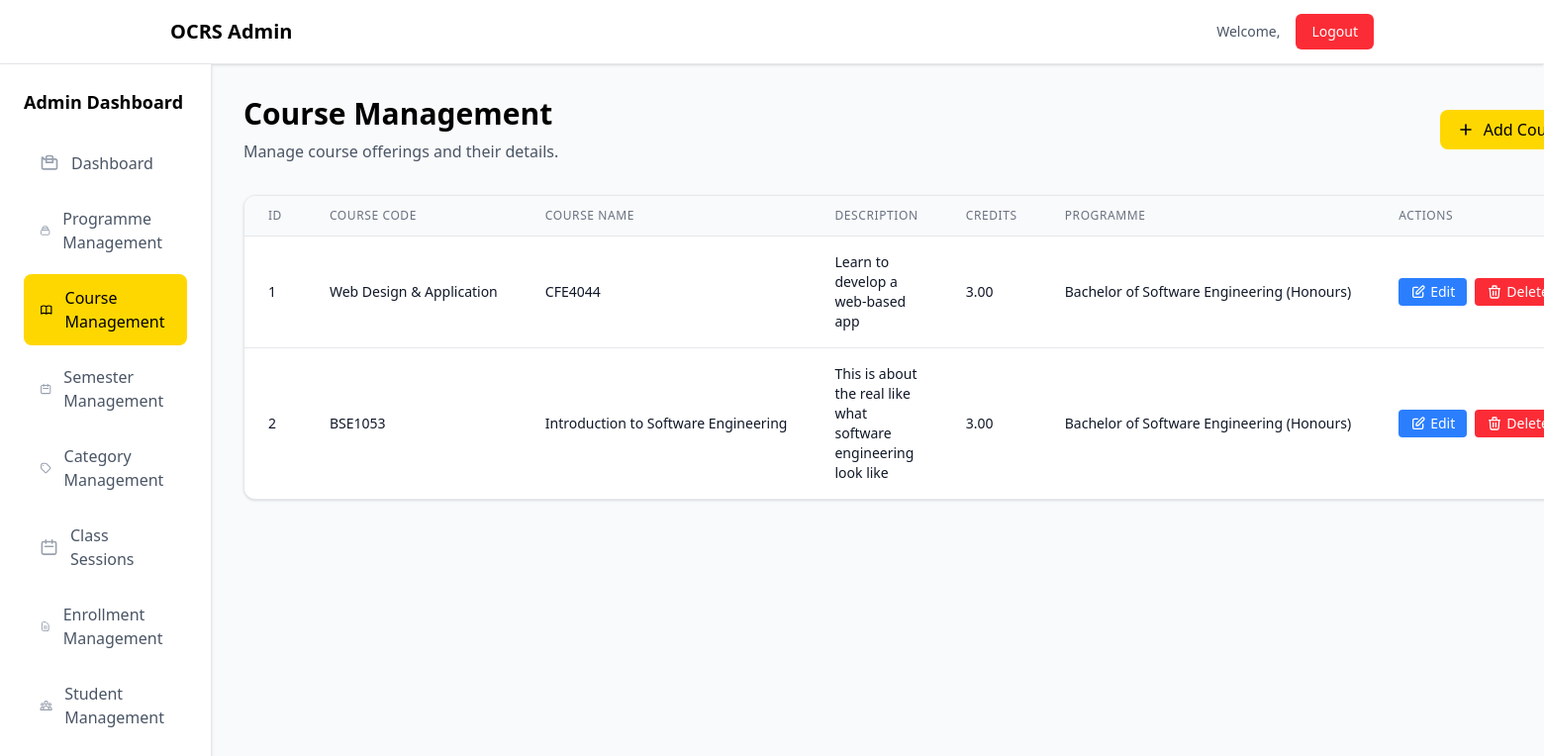
Screenshot of /admin/course.php with the database file from the repository.
### tables this page shows
CREATE TABLE `courses` (
  `course_id` int(11) NOT NULL,
  `course_code` varchar(100) NOT NULL,
  `course_name` varchar(100) NOT NULL,
  `description` text NOT NULL,
  `credits` decimal(5,2) NOT NULL,
  `prog_id` int(11) NOT NULL,
  `created_by` int(11) NOT NULL,
  `created_at` datetime NOT NULL,
  `updated_at` datetime NOT NULL
);

CREATE TABLE `programmes` (
  `prog_id` int(11) NOT NULL,
  `prog_name` varchar(100) NOT NULL,
  `prog_code` varchar(100) NOT NULL,
  `prog_desc` text NOT NULL,
  `duration` decimal(5,2) NOT NULL,
  `total_credit` int(11) DEFAULT NULL,
  `created_at` datetime NOT NULL,
  `updated_at` datetime NOT NULL
);

### admin/course.php (the view, shortened to what this page needs)
<?php
    require_once '../header.php';
    $sql = "SELECT courses.*, programmes.prog_name FROM courses JOIN programmes ON courses.prog_id = programmes.prog_id";
    $stmt = $pdo->prepare($sql);
    $stmt->execute();
    $courses = $stmt->fetchAll(PDO::FETCH_ASSOC);
?>
<div class="min-h-screen bg-gray-50">
    <div class="bg-white shadow-sm border-b border-gray-200">
        <div class="max-w-7xl mx-auto px-4 sm:px-6 lg:px-8">
            <div class="flex justify-between items-center h-16">
                <div class="flex items-center">
                    <h1 class="text-xl font-bold text-black">OCRS Admin</h1>
                </div>
                <div class="flex items-center space-x-4">
                    <span class="text-sm text-gray-600">
                        Welcome, <?php echo htmlspecialchars($_SESSION['user']['username']); ?>
                    </span>
                    <a href="../backend/logout.php" class="bg-red-500 text-white px-4 py-2 rounded-md text-sm font-medium hover:bg-red-600 transition-colors duration-200">
                        Logout
                    </a>
                </div>
            </div>
        </div>
    </div>
    <div class="flex min-h-screen">
        <div class="w-64 bg-white shadow-sm border-r border-gray-200">
            <div class="p-6">
                <h2 class="text-lg font-semibold text-black mb-6">Admin Dashboard</h2>
                <nav class="space-y-2">
                    <a href="dashboard.php" class="flex items-center px-4 py-3 text-gray-600 rounded-lg hover:bg-[#FFD700] hover:text-black transition-colors duration-200 group">
                        Dashboard
                    </a>
                    <a href="programme.php" class="flex items-center px-4 py-3 text-gray-600 rounded-lg hover:bg-[#FFD700] hover:text-black transition-colors duration-200 group">
                        Programme Management
                    </a>
                    <a href="course.php" class="flex items-center px-4 py-3 text-black bg-[#FFD700] rounded-lg group">
                        Course Management
                    </a>
                    <a href="semester.php" class="flex items-center px-4 py-3 text-gray-600 rounded-lg hover:bg-[#FFD700] hover:text-black transition-colors duration-200 group">
                        <svg class="w-5 h-5 mr-3 text-gray-400 group-hover:text-black" fill="none" stroke="currentColor" viewBox="0 0 24 24">
                            <path stroke-linecap="round" stroke-linejoin="round" stroke-width="2" d="M8 7V3m8 4V3m-9 8h10M5 21h14a2 2 0 002-2V7a2 2 0 00-2-2H5a2 2 0 00-2 2v12a2 2 0 002 2z"></path>
                        </svg>
                        Semester Management
                    </a>
                    <a href="category.php" class="flex items-center px-4 py-3 text-gray-600 rounded-lg hover:bg-[#FFD700] hover:text-black transition-colors duration-200 group">
                        Category Management
                    </a>
                    <a href="class_session.php" class="flex items-center px-4 py-3 text-gray-600 rounded-lg hover:bg-[#FFD700] hover:text-black transition-colors duration-200 group">
                        <svg class="w-5 h-5 mr-3 text-gray-400 group-hover:text-black" fill="none" stroke="currentColor" viewBox="0 0 24 24">
                            <path stroke-linecap="round" stroke-linejoin="round" stroke-width="2" d="M8 7V3m8 4V3m-9 8h10M5 21h14a2 2 0 002-2V7a2 2 0 00-2-2H5a2 2 0 00-2 2v12a2 2 0 002 2z"></path>
                        </svg>
                        Class Sessions
                    </a>
                    <a href="enrollment.php" class="flex items-center px-4 py-3 text-gray-600 rounded-lg hover:bg-[#FFD700] hover:text-black transition-colors duration-200 group">
                        Enrollment Management
                    </a>
                    <a href="student.php" class="flex items-center px-4 py-3 text-gray-600 rounded-lg hover:bg-[#FFD700] hover:text-black transition-colors duration-200 group">
                        Student Management
                    </a>
                </nav>
            </div>
        </div>
        <div class="flex-1 p-8">
            <div class="mb-8">
                <div class="flex justify-between items-center">
                    <div>
                        <h1 class="text-3xl font-bold text-black mb-2">Course Management</h1>
                        <p class="text-gray-600">Manage course offerings and their details.</p>
                    </div>
                    <a href="add_course.php" class="inline-flex items-center px-4 py-2 bg-[#FFD700] text-black rounded-lg font-medium hover:bg-[#e6c200] transition-colors duration-200">
                        <svg class="w-5 h-5 mr-2" fill="none" stroke="currentColor" viewBox="0 0 24 24">
                            <path stroke-linecap="round" stroke-linejoin="round" stroke-width="2" d="M12 6v6m0 0v6m0-6h6m-6 0H6"></path>
                        </svg>
                        Add Course
                    </a>
                </div>
            </div>
            <div class="bg-white rounded-xl shadow-sm border border-gray-200 overflow-hidden">
                <?php if(count($courses) > 0): ?>
                    <div class="overflow-x-auto">
                        <table class="w-full">
                            <thead class="bg-gray-50 border-b border-gray-200">
                                <tr>
                                    <th class="px-6 py-3 text-left text-xs font-medium text-gray-500 uppercase tracking-wider">ID</th>
                                    <th class="px-6 py-3 text-left text-xs font-medium text-gray-500 uppercase tracking-wider">Course Code</th>
                                    <th class="px-6 py-3 text-left text-xs font-medium text-gray-500 uppercase tracking-wider">Course Name</th>
                                    <th class="px-6 py-3 text-left text-xs font-medium text-gray-500 uppercase tracking-wider">Description</th>
                                    <th class="px-6 py-3 text-left text-xs font-medium text-gray-500 uppercase tracking-wider">Credits</th>
                                    <th class="px-6 py-3 text-left text-xs font-medium text-gray-500 uppercase tracking-wider">Programme</th>
                                    <th class="px-6 py-3 text-left text-xs font-medium text-gray-500 uppercase tracking-wider">Actions</th>
                                </tr>
                            </thead>
                            <tbody class="bg-white divide-y divide-gray-200">
                                <?php foreach($courses as $course): ?>
                                <tr class="hover:bg-gray-50 transition-colors duration-200">
                                    <td class="px-6 py-4 whitespace-nowrap text-sm text-gray-900"><?php echo htmlspecialchars($course['course_id']); ?></td>
                                    <td class="px-6 py-4 whitespace-nowrap text-sm font-medium text-gray-900"><?php echo htmlspecialchars($course['course_code']); ?></td>
                                    <td class="px-6 py-4 whitespace-nowrap text-sm text-gray-900"><?php echo htmlspecialchars($course['course_name']); ?></td>
                                    <td class="px-6 py-4 text-sm text-gray-900"><?php echo htmlspecialchars($course['description']); ?></td>
                                    <td class="px-6 py-4 whitespace-nowrap text-sm text-gray-900"><?php echo htmlspecialchars($course['credits']); ?></td>
                                    <td class="px-6 py-4 whitespace-nowrap text-sm text-gray-900"><?php echo htmlspecialchars($course['prog_name']); ?></td>
                                    <td class="px-6 py-4 whitespace-nowrap text-sm font-medium">
                                        <div class="flex space-x-2">
                                            <a href="update_course.php?id=<?php echo $course['course_id']; ?>" class="inline-flex items-center px-3 py-1 bg-blue-500 text-white rounded text-sm hover:bg-blue-600 transition-colors duration-200">
                                                <svg class="w-4 h-4 mr-1" fill="none" stroke="currentColor" viewBox="0 0 24 24">
                                                    <path stroke-linecap="round" stroke-linejoin="round" stroke-width="2" d="M11 5H6a2 2 0 00-2 2v11a2 2 0 002 2h11a2 2 0 002-2v-5m-1.414-9.414a2 2 0 112.828 2.828L11.828 15H9v-2.828l8.586-8.586z"></path>
                                                </svg>
                                                Edit
                                            </a>
                                            <a href="../backend/course_controller.php?id=<?php echo $course['course_id']; ?>&action=delete" onclick="return confirm('Are you sure you want to delete this course?')" class="inline-flex items-center px-3 py-1 bg-red-500 text-white rounded text-sm hover:bg-red-600 transition-colors duration-200">
                                                <svg class="w-4 h-4 mr-1" fill="none" stroke="currentColor" viewBox="0 0 24 24">
                                                    <path stroke-linecap="round" stroke-linejoin="round" stroke-width="2" d="M19 7l-.867 12.142A2 2 0 0116.138 21H7.862a2 2 0 01-1.995-1.858L5 7m5 4v6m4-6v6m1-10V4a1 1 0 00-1-1h-4a1 1 0 00-1 1v3M4 7h16"></path>
                                                </svg>
                                                Delete
                                            </a>
                                        </div>
                                    </td>
                                </tr>
                                <?php endforeach; ?>
                            </tbody>
                        </table>
                    </div>
                <?php endif; ?>
            </div>
        </div>
    </div>
</div>
<?php
    require_once '../footer.php';
?>

### rows the page displays
courses: course_id "1", course_code "Web Design & Application", course_name "CFE4044", description "Learn to develop a web-based app", credits "3.00", prog.prog_name "Bachelor of Software Engineering (Honours)"
courses: course_id "2", course_code "BSE1053", course_name "Introduction to Software Engineering", description "This is about the real like what software engineering look like", credits "3.00", prog.prog_name "Bachelor of Software Engineering (Honours)"
